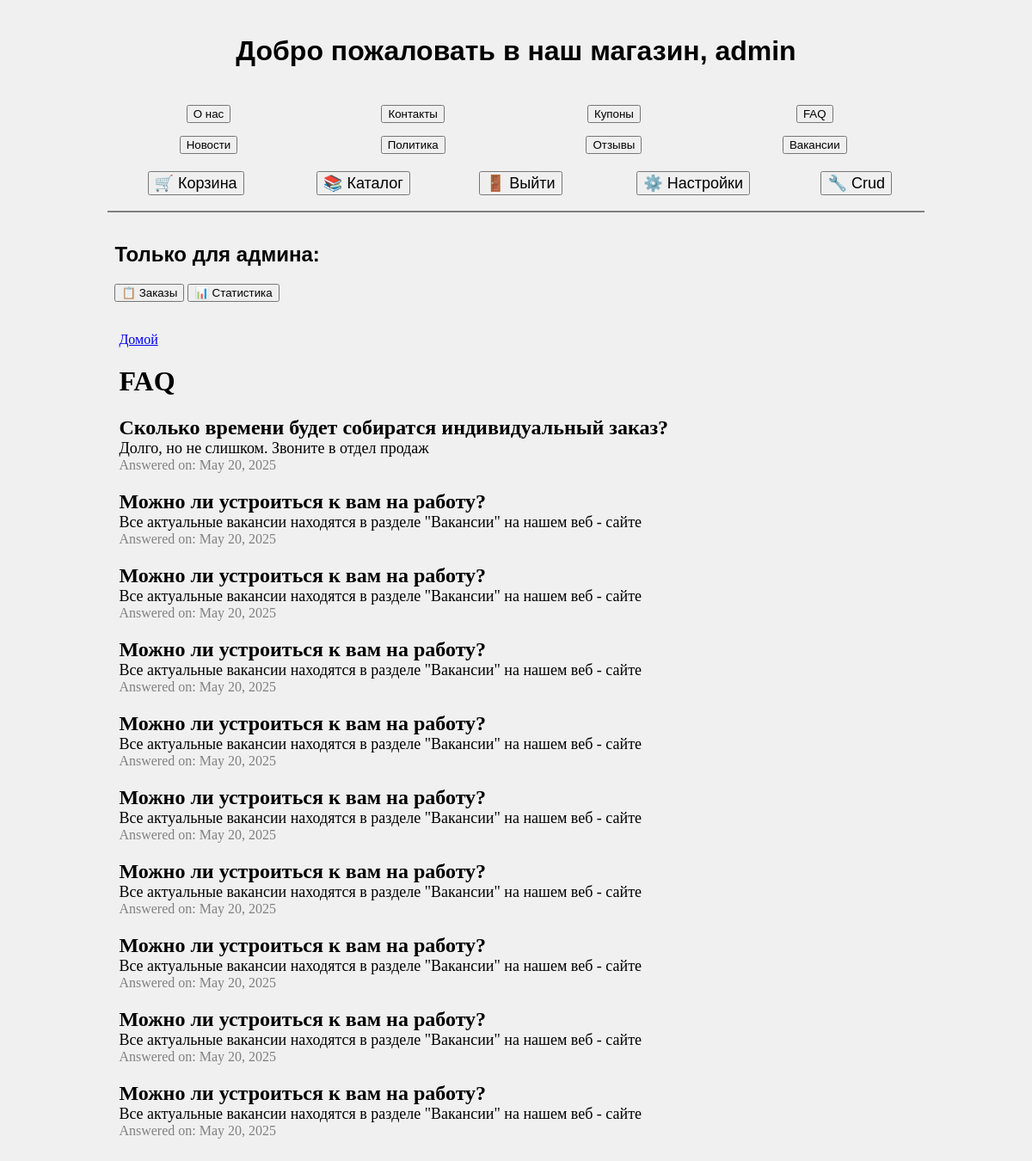
Screenshot of /faq/ (signed in) with the database file from the repository.
### main/models.py (models this page shows, shortened)
class FAQ(models.Model):
    question = models.CharField(max_length=255)
    answer = models.TextField()
    answer_date = models.DateField(auto_now_add=True)

### main/views.py (the view)
# urls.py: path('faq/', include('main.urls')),
def faq(request):
    faq = FAQ.objects.all
    return render(request, 'faq.html',{'faq':faq})

### templates/faq.html (shortened to what this page needs)
{% extends 'index.html' %}
{% block content %}
<head>
</head>
<body>
    <a href="/">Домой</a>
    <h1>FAQ</h1>
    {% for faq in faq %}
        <div class="faq-item">
            <div class="question">{{ faq.question }}</div>
            <div class="answer">{{ faq.answer }}</div>
            <div class="answer-date">Answered on: {{ faq.answer_date }}</div>
        </div>
    {% endfor %}
</body>
{% endblock content %}

### templates/index.html (shortened to what this page needs)
<!DOCTYPE html>
<html lang="en">
<head>
</head>
<body bgcolor="#f0f0f0">
    <center>
        <header>
            <table width="80%" cellpadding="10">
                <tr>
                    <td align="center">
                        <h1><font face="Arial">Добро пожаловать в наш магазин, <b>{{user.username}}</b></font></h1>
                    </td>
                </tr>
            </table>
        </header>
        <nav>
            <table width="80%" cellpadding="5" cellspacing="5">
                <tr>
                    <td align="center"><a href="/about/"><button><font face="Arial">О нас</font></button></a></td>
                    <td align="center"><a href="/contacts/"><button><font face="Arial">Контакты</font></button></a></td>
                    <td align="center"><a href="/coupons/"><button><font face="Arial">Купоны</font></button></a></td>
                    <td align="center"><a href="/faq/"><button><font face="Arial">FAQ</font></button></a></td>
                </tr>
                <tr>
                    <td align="center"><a href="/news/"><button><font face="Arial">Новости</font></button></a></td>
                    <td align="center"><a href="/policy/"><button><font face="Arial">Политика</font></button></a></td>
                    <td align="center"><a href="/review_list/"><button><font face="Arial">Отзывы</font></button></a></td>
                    <td align="center"><a href="/vacancy/"><button><font face="Arial">Вакансии</font></button></a></td>
                </tr>
            </table>
            <table width="80%" cellpadding="5" cellspacing="5">
                <tr>
                    <td align="center"><a href="/cart/"><button><font face="Arial" size="+1">🛒 Корзина</font></button></a></td>
                    <td align="center"><a href="/cataloge/"><button><font face="Arial" size="+1">📚 Каталог</font></button></a></td>
                    <td align="center"><a href="/login/"><button><font face="Arial" size="+1">🚪 Выйти</font></button></a></td>
                    <td align="center"><a href="/settings/"><button><font face="Arial" size="+1">⚙️ Настройки</font></button></a></td>
                    <td align="center"><a href="/crud/"><button><font face="Arial" size="+1">🔧 Crud</font></button></a></td>
                </tr>
            </table>
        </nav>
        <hr width="80%" noshade>
        <section>
            <table width="80%" cellpadding="5">
                <tr>
                    <td>
                        <h2><font face="Arial">Только для админа:</font></h2>
                        <p>
                            <a href="/view_orders/"><button><font face="Arial">📋 Заказы</font></button></a>
                            <a href="/popular_products/"><button><font face="Arial">📊 Статистика</font></button></a>
                        </p>
                    </td>
                </tr>
            </table>
        </section>
        <main>
            <table width="80%" cellpadding="10">
                <tr>
                    <td>
                        {% block content %}
                        {% endblock %}
                    </td>
                </tr>
            </table>
        </main>
    </center>
</body>
</html>

### templates/faq.html (style rules this page uses)
.faq-item { margin-bottom: 20px; }
.question { font-size: 24px; font-weight: bold; }
.answer { font-size: 18px; }
.answer-date { font-size: 16px; color: gray; }

### rows the page displays
FAQ: question "Сколько времени будет собиратся индивидуальный заказ?", answer "Долго, но не слишком. Звоните в отдел продаж", answer_date "May 20, 2025"
FAQ: question "Можно ли устроиться к вам на работу?", answer "Все актуальные вакансии находятся в разделе \"Вакансии\" на нашем веб - сайте", answer_date "May 20, 2025"
FAQ: question "Можно ли устроиться к вам на работу?", answer "Все актуальные вакансии находятся в разделе \"Вакансии\" на нашем веб - сайте", answer_date "May 20, 2025"
FAQ: question "Можно ли устроиться к вам на работу?", answer "Все актуальные вакансии находятся в разделе \"Вакансии\" на нашем веб - сайте", answer_date "May 20, 2025"
FAQ: question "Можно ли устроиться к вам на работу?", answer "Все актуальные вакансии находятся в разделе \"Вакансии\" на нашем веб - сайте", answer_date "May 20, 2025"
FAQ: question "Можно ли устроиться к вам на работу?", answer "Все актуальные вакансии находятся в разделе \"Вакансии\" на нашем веб - сайте", answer_date "May 20, 2025"
FAQ: question "Можно ли устроиться к вам на работу?", answer "Все актуальные вакансии находятся в разделе \"Вакансии\" на нашем веб - сайте", answer_date "May 20, 2025"
FAQ: question "Можно ли устроиться к вам на работу?", answer "Все актуальные вакансии находятся в разделе \"Вакансии\" на нашем веб - сайте", answer_date "May 20, 2025"
FAQ: question "Можно ли устроиться к вам на работу?", answer "Все актуальные вакансии находятся в разделе \"Вакансии\" на нашем веб - сайте", answer_date "May 20, 2025"
FAQ: question "Можно ли устроиться к вам на работу?", answer "Все актуальные вакансии находятся в разделе \"Вакансии\" на нашем веб - сайте", answer_date "May 20, 2025"

### other values shown
{{ user.username }} "admin"
